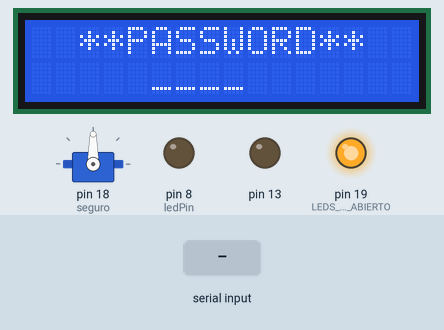
Bench run of a sketch on a simulated Arduino Uno, built with avr-gcc and run on an emulated ATmega328P. Parts: servo, 16×2 character LCD, output pins drawn as LEDs (lit = HIGH). Inputs (shaded band) come from the test bench. EEPROM starts erased; what the sketch prints to the serial monitor is not drawn.

Above: at 1.3 s.
1.4 s: "1" received over Serial
At 2.6 s:
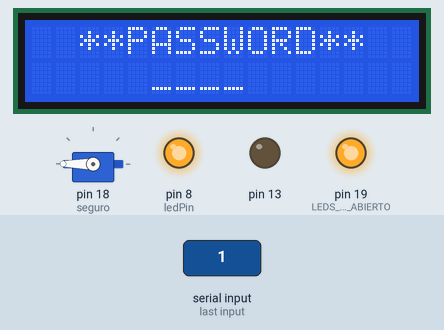
2.9 s: "A" received over Serial
At 3.8 s:
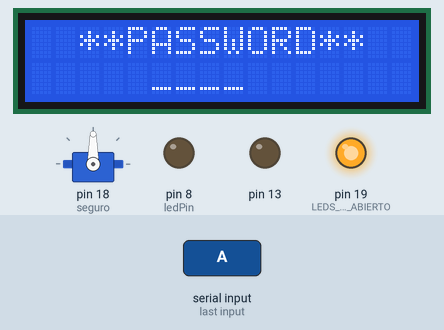
Timing chart, 0 to 5.9 s (numbered marks = the images above; inputs shaded):
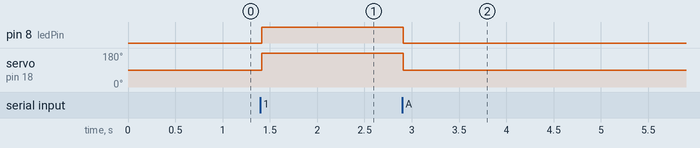

Measured:
- after the input at 1.4 s, pin 8 (ledPin): LOW → HIGH at once; servo on pin 18 (seguro): 90° → 180° at once
- after the input at 2.9 s, pin 8 (ledPin): HIGH → LOW at once; servo on pin 18 (seguro): 180° → 90° at once

The sketch:

Firmware_Proyecto.ino
```cpp
#include <Keypad.h> // Controla el teclado
#include <LiquidCrystal.h>  //controla el LCD
#include <Servo.h>  //Control del servomotor
#include <EEPROM.h>  //COntrola E/S EEPROM
#define CERRAR 90 //Calibrar a gusto la pos del servomotor cerrado
#define ABRIR 180 //Calibrar a gusto la pos del servomotor abierto
//*****************************************
//*** Declaracion de variables locales*****
//*****************************************

bool Puerta=false;


Servo seguro;   //servomotor
LiquidCrystal lcd(2, 3, 4, 5, 6, 7); //display LCD
const byte filas = 4;
const byte columnas = 4;
byte pinsFilas[filas] = {9, 10, 11, 12};
byte pinsColumnas[columnas] = {14, 15, 16, 17};
char teclas[filas][columnas] =  {
  {'1', '2', '3', 'A'},                       // Declaración del teclado
  {'4', '5', '6', 'B'},
  {'7', '8', '9', 'C'},
  {'*', '0', '#', 'D'},
};
Keypad teclado = Keypad(makeKeymap(teclas), pinsFilas, pinsColumnas, filas, columnas);
char password[5]; //almacena la contraseña en eeprom
char ingreso;  //ingreso del usuario
char passUser[4];
char confirmPass[4];  //confirmacion de la contraseña
//char ca[7] = {'3', '7', '1', '9', 'A'}; //clave admin establecida
//char cal[7];   // Clave admin leida
//int contador = 0; //Lleva la posicion del array
//int cursorr = 6; //Lleva la posicion del cursor
//int comp;  // comparacion entre 2 arrays
int i=0;
int a; //aux
int t=0;

#include <SoftwareSerial.h>
SoftwareSerial ModBluetooth(1, 0); // RX | TX
int ledPin=8;   // Led de bluetooth


void setup() {


      pinMode(ledPin,OUTPUT);
      ////=digitalWrite(ledPin,LOW);
    ModBluetooth.begin(9600);
    Serial.begin(9600);

    ModBluetooth.println("MODULO CONECTADO");
    ModBluetooth.print("#");

  pinMode(19, OUTPUT); // LEDS QUE INDICAN ABIERTO(13) O CERRADO(19)
  pinMode(13, OUTPUT);
  pinMode(8, OUTPUT);
  digitalWrite(19, HIGH); //enciende el led de cerrado
  seguro.attach(18);  // Pin del servomotor
  seguro.write(CERRAR);
  lcd.begin(16, 2);   //Configuracion lcd 16X2 (columnas,fila)
  seguro.write(90);  //Cerrar puerta
  lcd.setCursor(0, 0);
  lcd.print("  **PASSWORD** ");
  lcd.setCursor(5, 1);
  lcd.print("____");
  //LEER CONTRASEÑA DE LA EEPROM

//        error if(password[4]!='Z'){
    //correción
    if(EEPROM.read(4)!='Z'){
    EEPROM.write(0,'1');
    EEPROM.write(1,'2');
    EEPROM.write(2,'3');
     EEPROM.write(3,'4');
    EEPROM.write(4,'Z');
  }
   for (int i = 0; i <= 4; i++) {
    password[i] = EEPROM.read(i);
  }

}//fin del setup

void loop() {

 bluet();


}


void bluet(){


     if (Serial.available())
  {

    char dato=Serial.read();
    Serial.println(dato);
 if(dato=='1'){

        ModBluetooth.print("LED ENCENDIDO");
        Serial.print("LED ENCENDIDO");
           seguro.write(ABRIR);
               digitalWrite(ledPin,HIGH);

  }else{
        ModBluetooth.print("LED APAGADO");
         seguro.write(CERRAR);
      Serial.print("LED APAGADO");
       digitalWrite(ledPin,LOW);

    }

  }

}


////////////////////////////////////////////

void leerIngreso(int a) {


  if(t==3){
    lcd.setCursor(0, 0);
    lcd.print("Bloq. por 1 min");
    delay(60000);
    lcd.setCursor(0, 0);
    lcd.print("  **PASSWORD** ");
    t=0;
  }


  else{
  ingreso = teclado.getKey();
  if (ingreso != NO_KEY)
    switch (ingreso) {
      case 'A':    // es como el "enter" para introducir la password
        if(evaluar(1)==1){
         //  correcto();
         bluet();
        }

        else{
          t++;
        msgError();
        }
        reset();
        break;

      case 'B':
        informacion();  //muestra en el lcd las opcionesde la caja fuerte
        reset();
        break;

      case 'C':
        cambioPass();
        reset();
        break;
      case 'D':
        digitalWrite(13, LOW);
        digitalWrite(19, HIGH);
        seguro.write(CERRAR);
        lcd.setCursor(0, 0);
        lcd.print("Presionaste D");
        delay(2000);
        reset();
        break;
      case '*':
        lcd.setCursor(0, 0);
        lcd.print("Presionaste *");
        delay(2000);
        reset();
        break;
      case '#':
        lcd.setCursor(0, 0);
        lcd.print("Presionaste #");
        delay(2000);
        reset();
        break;
      default: //si es un numero debe imprimirlo en el LCD y ademas guardarlo en el arreglo passUser
        if(a==1){
        passUser[i] = ingreso;
        printPass(passUser[i], 5 + i, 1);
        }
        if(a==2){
        confirmPass[i] = ingreso;
        printPass(confirmPass[i], 5 + i, 1);
        }
        i++;
        if (i > 3)
          i = 0;
    }
}


}

void cleanlcd() {
  lcd.setCursor(0, 0);
  lcd.print("                ");
  lcd.setCursor(0, 1);
  lcd.print("                ");
}


void printPass(char a, int columna, int fila ) {
  lcd.setCursor(columna, fila);
  lcd.print(a);
  delay(500);
  lcd.setCursor(columna, fila);
  lcd.print("*");
}

int evaluar(int a) {
  int j = 0;
  if (a==1){
  for (int i = 0; i <= 3; i++) {
    if (password[i] == passUser[i]) {
        j++;
    }
  }
  }
  if(a==2){
  for (int i = 0; i <= 3; i++) {
    if (passUser[i] == confirmPass[i]) {
        j++;
    }
  }
  }
  if (j == 4) {
    return j=1;
  }
  else {
    return j=0;
  }
}


void reset() {
  lcd.setCursor(0, 0);
  lcd.print("  **PASSWORD** ");
  lcd.setCursor(5, 1);
  lcd.print("____");
  for(int i =0;i<=3;i++){
  passUser[i]=NO_KEY;
  confirmPass[i]=NO_KEY;
  }
  i=0;
}

void msgError(){
  digitalWrite(13, LOW);
  digitalWrite(8, LOW);
  lcd.setCursor(0, 0);
        lcd.print("Pass Incorrecto");
  for(int i = 0; i <= 7; i++ )
{
  digitalWrite(19, HIGH);
  delay(200);
  digitalWrite(19, LOW);
  delay(100);
}
        delay(500);
    digitalWrite(19, HIGH);
  }

void correcto(){
        t=0;
        lcd.setCursor(0, 0);
        lcd.print("     CORRECTO      ");
        digitalWrite(19, LOW);
        digitalWrite(13, HIGH);
        //Abrir servomotor
        seguro.write(ABRIR);
        delay(500);
}


void informacion() {
  lcd.setCursor(0, 0);
  lcd.print("'A' para introdu");
  delay(2000);
  lcd.setCursor(0, 0);
  lcd.print("cir la pass        ");
  delay(2000);
  lcd.setCursor(0, 0);
  lcd.print("'C' para cambiar");
  delay(2000);
  lcd.setCursor(0, 0);
  lcd.print(" la pass             ");
  delay(2000);
}


void cambioPass() {
  digitalWrite(19, LOW);
  digitalWrite(13, LOW);
  digitalWrite(8, HIGH);
   lcd.setCursor(0, 0);
  lcd.print("Cambio de pass    ");
  delay(2000);
  lcd.setCursor(0, 0);
  lcd.print("Introduce pass     ");
  delay(2000);
  lcd.setCursor(0, 0);
  lcd.print("anterior        ");
  delay(2000);
  reset();
   while(passUser[3]==NO_KEY){
    leerIngreso(1);}
  if (evaluar(1) == 1) {
    lcd.setCursor(0, 0);
    lcd.print("Introduce           ");
    delay(2000);
    lcd.setCursor(0, 0);
    lcd.print("la pass nueva            ");
    delay(2000);
    reset();
    while(passUser[3]==NO_KEY){
      leerIngreso(1);
  }
    lcd.setCursor(0, 0);
    lcd.print("Vuelve a intro     ");
    delay(2000);
    lcd.setCursor(0, 0);
    lcd.print("ducirla           ");
    delay(2000);
    lcd.setCursor(0, 0);
    lcd.print("  **PASSWORD**      ");
    lcd.setCursor(5, 1);
    lcd.print("____");
    lcd.setCursor(0, 0);
    i=0;
    while(confirmPass[3]==NO_KEY){
      leerIngreso(2);
  }
    if(evaluar(2)==1){
      // funcion de EEPROM
      for (int i = 0; i <= 3; i++) {
         EEPROM.write(i, passUser[i]);
    }
      for (int i = 0; i <= 3; i++) {
         password[i] = EEPROM.read(i);
  }
  digitalWrite(19, LOW);
  digitalWrite(8, LOW);
  digitalWrite(13, HIGH);
      lcd.setCursor(0, 0);
      lcd.print("Password cam  ");
      delay(2000);
      lcd.setCursor(0, 0);
      lcd.print("biada           ");
      delay(2000);
    }
    else{
  digitalWrite(8, LOW);
  digitalWrite(13, LOW);
  digitalWrite(19, HIGH);
      lcd.setCursor(0, 0);
      lcd.print("Error las pass   ");
      delay(2000);
      lcd.setCursor(0, 0);
      lcd.print("no coinciden        ");
      delay(2000);
    }

  }
  else {
    msgError();
  }
  digitalWrite(8, LOW);
  digitalWrite(13, LOW);
  digitalWrite(19, HIGH);
  reset();
}

void passChange(){
 for(int i=0;i<=3;i++){
   password[i]=passUser[i];
 }

}
```
